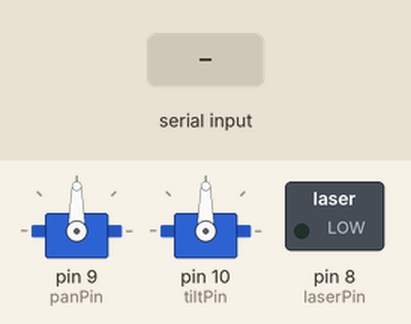
Bench run of a sketch on a simulated Arduino Uno, built with avr-gcc and run on an emulated ATmega328P. On the bench: 2 × servo, switched loads named in the sketch (green lamp = pin HIGH). The inputs (shaded band) are chosen by the test bench.

Above: at 1.2 s.
1.3 s: "90,45\n" received over Serial
At 2.1 s:
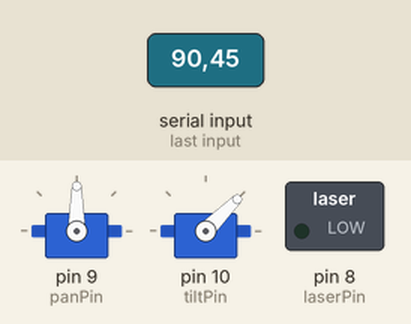
3.3 s: "30,150\n" received over Serial
At 4.9 s:
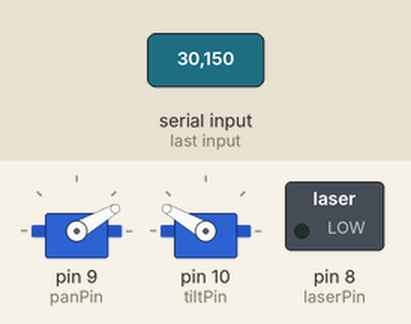
5.3 s: "1,90\n" received over Serial
At 6.3 s:
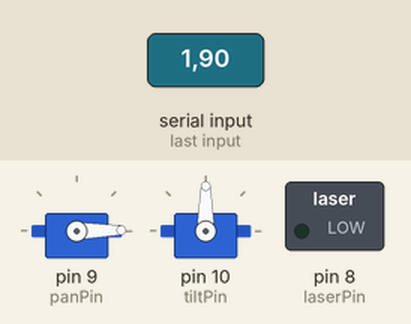
Timing chart, 0 to 8.3 s (numbered marks = the images above; inputs shaded):
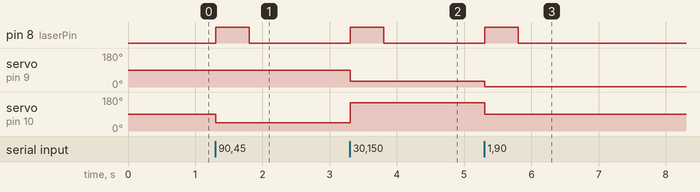

The sketch:

laser.ino
```cpp
#include <Servo.h>

Servo panServo;
Servo tiltServo;

const int panPin = 9;
const int tiltPin = 10;
const int laserPin = 8;

const int panMin = 0;
const int panMax = 180;
const int tiltMin = 30;
const int tiltMax = 150;

unsigned long laserOffTime = 0;
const unsigned long laserDuration = 500;

void setup() {
  panServo.attach(panPin);
  tiltServo.attach(tiltPin);
  pinMode(laserPin, OUTPUT);
  digitalWrite(laserPin, LOW);
  Serial.begin(9600);
}

void loop() {

  if (millis() >= laserOffTime) {
    digitalWrite(laserPin, LOW);
  }

  if (Serial.available() > 0) {
    String input = Serial.readStringUntil('\n');
    input.trim();
    int commaIndex = input.indexOf(',');
    if (commaIndex != -1) {
      int panAngle = input.substring(0, commaIndex).toInt();
      int tiltAngle = input.substring(commaIndex + 1).toInt();

      panAngle = constrain(panAngle, panMin, panMax);
      tiltAngle = constrain(tiltAngle, tiltMin, tiltMax);

      panServo.write(panAngle);
      tiltServo.write(tiltAngle);

      digitalWrite(laserPin, HIGH);
      laserOffTime = millis() + laserDuration;
    }
  }
}
```

Measured:
- after the input at 1.3 s, pin 8 (laserPin): LOW → HIGH at once, → LOW 0.50 s later; servo on pin 10 (tiltPin): 90° → 45° at once
- after the input at 3.3 s, pin 8 (laserPin): LOW → HIGH at once, → LOW 0.50 s later; servo on pin 9 (panPin): 90° → 30° at once; servo on pin 10 (tiltPin): 45° → 150° at once
- after the input at 5.3 s, pin 8 (laserPin): LOW → HIGH at once, → LOW 0.50 s later; servo on pin 9 (panPin): 30° → 1° at once; servo on pin 10 (tiltPin): 150° → 90° at once
